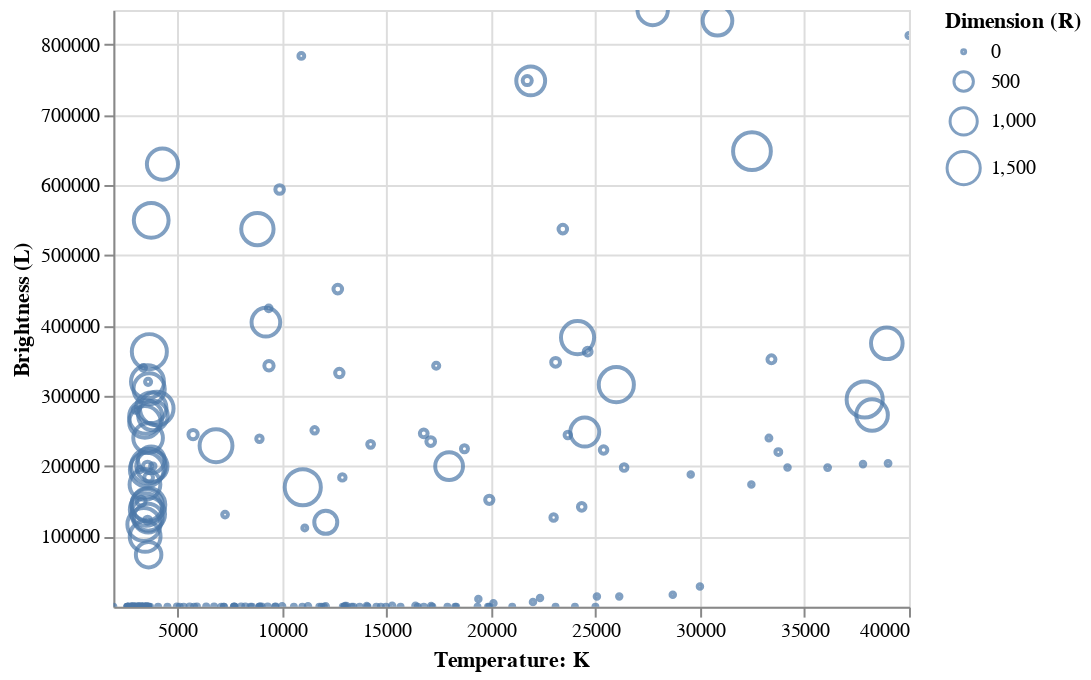

Notebook source saved alongside this figure:
### Markdown cell above
Analogamente al grafico precedente mostriamo la distribuzione delle stelle non più basandoci sulla classe spettrale ma sul colore dell'astro celeste. Come vediamo possiamo suddividere i colori in sette, ciascuno associato ad una classe spettrale:

- O: Blu
- B: Bianco-Blu
- A: Bianco
- F: Bianco-Giallo
- G: Giallo
- K: Arancione
- M: Rosso

Vi è dunque una stretta relazione tra colore e classe spettrale.

### Code cell
scales = alt.selection_interval(bind='scales')

alt.Chart(dataset).mark_point().encode( 
    
    x = alt.X('Temperature',
         scale = alt.Scale(domain = (min(dataset.Temperature), max(dataset.Temperature))),
         axis = alt.Axis(format='K', title='Temperature: K')
         ),
    
    y = alt.Y('L',
         scale = alt.Scale(domain = (min(dataset.L), max(dataset.L))),
         axis = alt.Axis(format='K', title='Brightness (L)')
         ),
    
    size = alt.Size('R', legend = alt.Legend(title = 'Dimension (R)'))
    
).add_selection(
    scales
)

### Figure 1 — Vega-Lite specification as saved in the notebook (floating-point values rounded to 4 significant figures; data arrays with more than 128 entries replaced by an {"elided": "..."} marker saying what was removed)
{"config": {"view": {"continuousWidth": 400, "continuousHeight": 300}}, "data": {"name": "data-a34f66aca77b69a54b4f69bb1502c304"}, "mark": "point", "encoding": {"size": {"type": "quantitative", "field": "R", "legend": {"title": "Dimension (R)"}}, "x": {"type": "quantitative", "axis": {"format": "K", "title": "Temperature: K"}, "field": "Temperature", "scale": {"domain": [1939, 40000]}}, "y": {"type": "quantitative", "axis": {"format": "K", "title": "Brightness (L)"}, "field": "L", "scale": {"domain": [8e-05, 849400.0]}}}, "selection": {"selector005": {"type": "interval", "bind": "scales"}}, "$schema": "https://vega.github.io/schema/vega-lite/v4.8.1.json", "datasets": {"data-a34f66aca77b69a54b4f69bb1502c304": {"elided": "240 records"}}}
